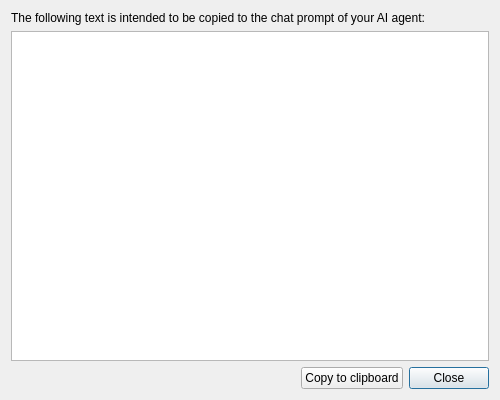
<?xml version="1.0" encoding="UTF-8"?>
<ui version="4.0">
 <class>AgentInstructionsDialog</class>
 <widget class="QDialog" name="AgentInstructionsDialog">
  <property name="geometry">
   <rect>
    <x>0</x>
    <y>0</y>
    <width>500</width>
    <height>400</height>
   </rect>
  </property>
  <property name="windowTitle">
   <string notr="true">Agent instructions</string>
  </property>
  <layout class="QVBoxLayout" name="verticalLayout">
   <item>
    <widget class="QLabel" name="labelHint">
     <property name="text">
      <string>The following text is intended to be copied to the chat prompt of your AI agent:</string>
     </property>
     <property name="wordWrap">
      <bool>true</bool>
     </property>
    </widget>
   </item>
   <item>
    <widget class="QTextEdit" name="textEditInstructions">
     <property name="tabChangesFocus">
      <bool>true</bool>
     </property>
     <property name="readOnly">
      <bool>true</bool>
     </property>
     <property name="textInteractionFlags">
      <set>Qt::TextSelectableByMouse</set>
     </property>
    </widget>
   </item>
   <item>
    <layout class="QHBoxLayout" name="horizontalLayout">
     <item>
      <spacer name="horizontalSpacer">
       <property name="orientation">
        <enum>Qt::Horizontal</enum>
       </property>
       <property name="sizeHint" stdset="0">
        <size>
         <width>40</width>
         <height>20</height>
        </size>
       </property>
      </spacer>
     </item>
     <item>
      <widget class="QPushButton" name="buttonCopy">
       <property name="text">
        <string>Copy to clipboard</string>
       </property>
      </widget>
     </item>
     <item>
      <widget class="QPushButton" name="buttonClose">
       <property name="text">
        <string>Close</string>
       </property>
       <property name="default">
        <bool>true</bool>
       </property>
      </widget>
     </item>
    </layout>
   </item>
  </layout>
 </widget>
 <resources/>
 <connections/>
</ui>
